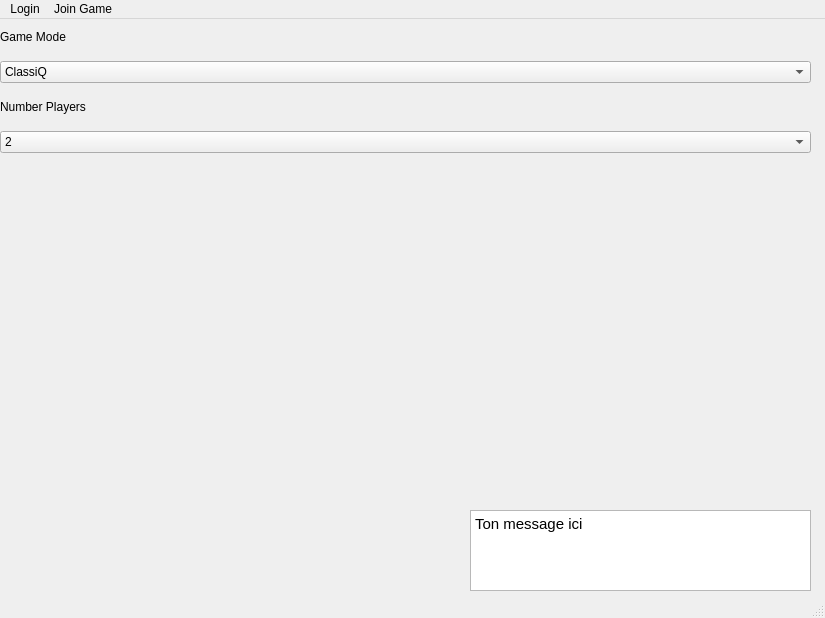
<?xml version="1.0" encoding="UTF-8"?>
<ui version="4.0">
 <class>MainWindow</class>
 <widget class="QMainWindow" name="MainWindow">
  <property name="geometry">
   <rect>
    <x>0</x>
    <y>0</y>
    <width>825</width>
    <height>618</height>
   </rect>
  </property>
  <property name="windowTitle">
   <string>MainWindow</string>
  </property>
  <widget class="QWidget" name="centralwidget">
   <widget class="QWidget" name="verticalLayoutWidget">
    <property name="geometry">
     <rect>
      <x>0</x>
      <y>0</y>
      <width>811</width>
      <height>134</height>
     </rect>
    </property>
    <layout class="QVBoxLayout" name="verticalLayout">
     <property name="spacing">
      <number>6</number>
     </property>
     <item>
      <widget class="QLabel" name="label">
       <property name="text">
        <string>Game Mode</string>
       </property>
      </widget>
     </item>
     <item>
      <widget class="QComboBox" name="comboBox">
       <item>
        <property name="text">
         <string>ClassiQ</string>
        </property>
       </item>
       <item>
        <property name="text">
         <string>DestuQtion</string>
        </property>
       </item>
       <item>
        <property name="text">
         <string>QQQorridor</string>
        </property>
       </item>
      </widget>
     </item>
     <item>
      <widget class="QLabel" name="label_2">
       <property name="text">
        <string>Number Players</string>
       </property>
      </widget>
     </item>
     <item>
      <widget class="QComboBox" name="comboBox_2">
       <item>
        <property name="text">
         <string>2</string>
        </property>
       </item>
       <item>
        <property name="text">
         <string>4</string>
        </property>
       </item>
      </widget>
     </item>
    </layout>
   </widget>
   <widget class="QWidget" name="verticalLayoutWidget_2">
    <property name="geometry">
     <rect>
      <x>0</x>
      <y>140</y>
      <width>461</width>
      <height>431</height>
     </rect>
    </property>
    <layout class="QVBoxLayout" name="verticalLayout_2"/>
   </widget>
   <widget class="QWidget" name="verticalLayoutWidget_3">
    <property name="geometry">
     <rect>
      <x>470</x>
      <y>140</y>
      <width>341</width>
      <height>331</height>
     </rect>
    </property>
    <layout class="QVBoxLayout" name="verticalLayout_3"/>
   </widget>
   <widget class="QTextEdit" name="textEdit">
    <property name="geometry">
     <rect>
      <x>470</x>
      <y>491</y>
      <width>341</width>
      <height>81</height>
     </rect>
    </property>
    <property name="cursor" stdset="0">
     <cursorShape>IBeamCursor</cursorShape>
    </property>
    <property name="locale">
     <locale language="French" country="Belgium"/>
    </property>
    <property name="html">
     <string>&lt;!DOCTYPE HTML PUBLIC &quot;-//W3C//DTD HTML 4.0//EN&quot; &quot;http://www.w3.org/TR/REC-html40/strict.dtd&quot;&gt;
&lt;html&gt;&lt;head&gt;&lt;meta name=&quot;qrichtext&quot; content=&quot;1&quot; /&gt;&lt;style type=&quot;text/css&quot;&gt;
p, li { white-space: pre-wrap; }
&lt;/style&gt;&lt;/head&gt;&lt;body style=&quot; font-family:'Ubuntu'; font-size:11pt; font-weight:400; font-style:normal;&quot;&gt;
&lt;p style=&quot; margin-top:0px; margin-bottom:0px; margin-left:0px; margin-right:0px; -qt-block-indent:0; text-indent:0px;&quot;&gt;Ton message ici&lt;/p&gt;&lt;/body&gt;&lt;/html&gt;</string>
    </property>
   </widget>
  </widget>
  <widget class="QMenuBar" name="menubar">
   <property name="geometry">
    <rect>
     <x>0</x>
     <y>0</y>
     <width>825</width>
     <height>22</height>
    </rect>
   </property>
   <widget class="QMenu" name="menuLogin">
    <property name="title">
     <string>Login</string>
    </property>
   </widget>
   <widget class="QMenu" name="menuJoin_Game">
    <property name="title">
     <string>Join Game</string>
    </property>
   </widget>
   <addaction name="menuLogin"/>
   <addaction name="menuJoin_Game"/>
  </widget>
  <widget class="QStatusBar" name="statusbar"/>
 </widget>
 <resources/>
 <connections/>
</ui>
